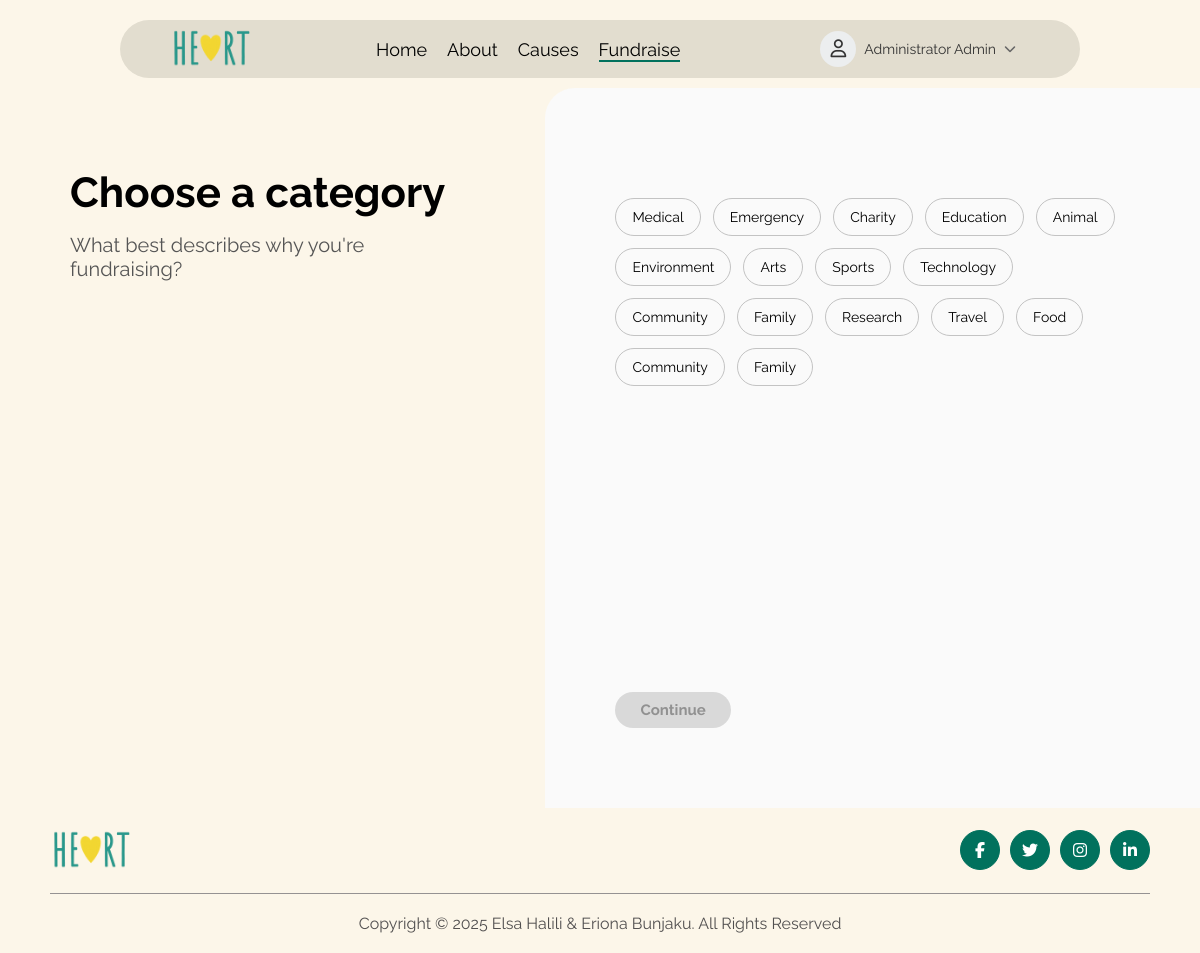
The page /fundraise.php (signed in) on the database its author committed.
### tables this page shows
CREATE TABLE `categories` (
  `id` int(11) NOT NULL,
  `name` varchar(50) NOT NULL,
  `icon` varchar(50) NOT NULL
);

### classes/CategoryDAO.php (called while the page is built, shortened)
<?php
include_once 'Category.php';
class CategoryDAO
{
    private $conn;
    private $table_name = "categories";
    public function __construct($db)
    {
        $this->conn = $db;
    }
    public function getAll()
    {
        $stmt = $this->conn->prepare("SELECT * FROM " . $this->table_name);
        $stmt->execute();
        $rows = $stmt->fetchAll(PDO::FETCH_ASSOC);
        $categories = [];
        foreach ($rows as $row) {
            $categories[] = new Category($row['id'], $row['name'], $row['icon']);
        }
        return $categories;
    }
}

### classes/Category.php (called while the page is built, shortened)
<?php
class Category
{
    private $id;
    private $name;
    public function __construct($id, $name, $icon)
    {
        $this->id = $id;
        $this->name = $name;
    }
    public function getId()
    {
        return $this->id;
    }
    public function getName()
    {
        return $this->name;
    }
}

### fundraise.php (the view, shortened to what this page needs)
<?php
require_once './classes/CategoryDAO.php';
$db = new Database();
$pdo = $db->getConnection();
$categoryDAO = new CategoryDAO($pdo);
$categories = $categoryDAO->getAll();
$success = false;
?>
<!DOCTYPE html>
<html lang="en">
<head>
  <link rel="stylesheet" href="./styles/header_footer.css" />
  <link rel="stylesheet" href="./styles/style.css" />
  <link rel="stylesheet" href="./styles/fundraise.css" />
  <link rel="stylesheet" href="https://cdnjs.cloudflare.com/ajax/libs/font-awesome/6.4.2/css/all.min.css" />
</head>
<body>
  <?php include('components/navigation.php'); ?>
  <div class="fundraise-section" style="<?= $success ? 'display:none' : '' ?>">
    <div class="left">
      <div>
        <h1 id="leftTitle" class="left-title">Start a Fundraiser</h1>
        <p id="leftDescription" class="left-description">What best describes why you're fundraising?</p>
      </div>
    </div>
    <div class="right">
      <form id="fundraiserForm" class="fundraise-form" method="POST">
        <div class="step active-step">
          <div class="categories">
            <?php foreach ($categories as $cat): ?>
              <div class="category" data-id="<?= $cat->getId() ?>"><?= htmlspecialchars($cat->getName()) ?></div>
            <?php endforeach; ?>
          </div>
        </div>
        <div class="actions">
          <button class="btn-green" id="nextBtn" type="button">Continue</button>
        </div>
      </form>
    </div>
  </div>
  <?php include('components/footer.php'); ?>
</body>
</html>

### styles/style.css (style rules this page uses)
* { font-family: "Raleway", sans-serif; font-weight: 400; font-style: normal; margin: 0; padding: 0; box-sizing: border-box; }
body { background-color: #fcf6e9; }
.btn-green { border: 1px solid#01715d; background-color: #01715d; border-radius: 30px; color: #ffffff; font-size: 15px; font-weight: bold; padding: 9px 25px; text-decoration: none; cursor: pointer; }

### styles/fundraise.css (style rules this page uses)
.fundraise-section { display: grid; grid-template-columns: 1fr 1.2fr; min-height: 90vh; }
.left { padding: 80px 70px; }
.right { border-radius: 30px 0 0px 0px; padding: 80px 70px; background: #fafafa; display: flex; flex-direction: column; justify-content: space-between; }
.left-title { font-weight: bold; font-size: 42px; margin-bottom: 16px; }
.left-description { color: #555; max-width: 420px; font-size: 20px; }
.step { display: none; }
.step.active-step { display: block; }
.actions { display: flex; justify-content: space-between; align-items: center; margin-top: 40px; }
.categories { display: flex; flex-wrap: wrap; gap: 12px; margin-top: 30px; }
.category { padding: 10px 16px; border-radius: 999px; cursor: pointer; font-size: 14px; border: 1px solid #c3c3c3; }
.fundraise-form { display: flex; flex-direction: column; justify-content: space-between; height: 100%; }
#nextBtn:disabled, #submitBtn:disabled { background-color: #cccccc; color: #666666; cursor: not-allowed; border: none; opacity: 0.7; }

### rows shown on the page
categories: name "Medical"
categories: name "Emergency"
categories: name "Charity"
categories: name "Education"
categories: name "Animal"
categories: name "Environment"
categories: name "Arts"
categories: name "Sports"
categories: name "Technology"
categories: name "Community"
categories: name "Family"
categories: name "Research"
categories: name "Travel"
categories: name "Food"
categories: name "Community"
categories: name "Family"

### other values the page prints
$userName "Administrator Admin"
